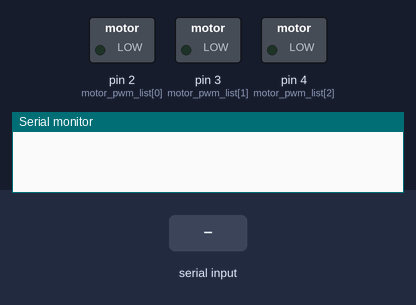
The sketch below on a simulated Arduino Mega 2560, built with avr-gcc and run on an emulated ATmega2560. Shown: switched loads named in the sketch (green lamp = pin HIGH), the last lines printed to the serial monitor. The test bench sets the inputs (shaded band).

Above: at 1.2 s.
1.3 s: byte 30 received over Serial
At 1.8 s:
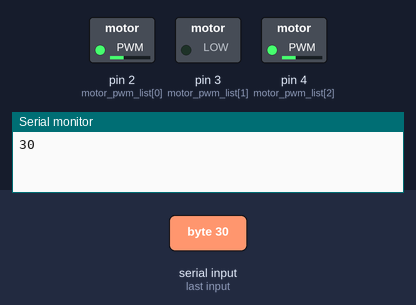
2.8 s: byte 90 received over Serial
At 4.0 s:
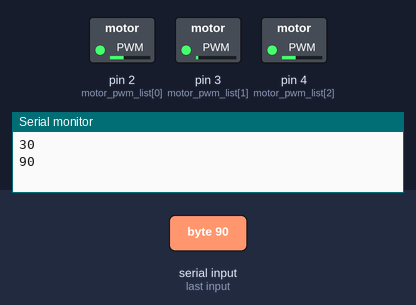
4.3 s: byte 120 received over Serial
At 5.3 s:
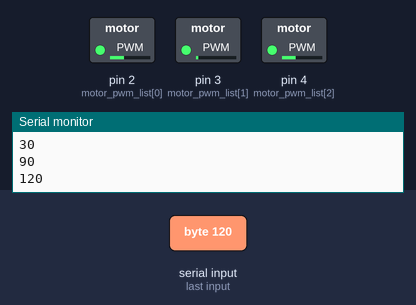
Timing chart, 0 to 7.3 s (numbered marks = the images above; inputs shaded):
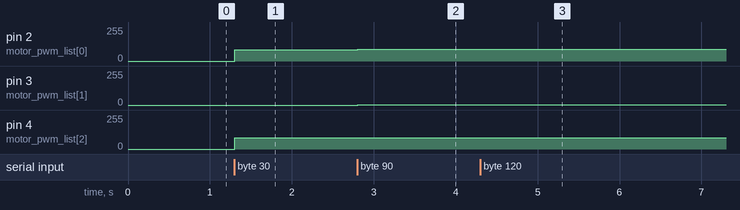

Measured:
- after the input at 1.3 s, pin 2 (motor_pwm_list[0]), pin 4 (motor_pwm_list[2]): 0/255 → 86/255 at once
- after the input at 2.8 s, pin 2 (motor_pwm_list[0]): 86/255 → 87/255 at once; pin 3 (motor_pwm_list[1]): 0/255 → 2/255 at once; pin 4 (motor_pwm_list[2]): 86/255 → 85/255 at once
- after the input at 4.3 s, pin 2 (motor_pwm_list[0]): 87/255 → 88/255 at once; pin 3 (motor_pwm_list[1]): 2/255 → 3/255 at once

The sketch:

now_end_J_M.ino
```cpp
//ジャイロ(MPU6050)
#include <Wire.h>
#include <MPU6050_6Axis_MotionApps20.h>

#define Gyro_X 58
#define Gyro_Y 19
#define Gyro_Z -1
#define Accel_Z 640

MPU6050 mpu;
static uint8_t mpuIntStatus;
static bool dmpReady = false;  // set true if DMP init was successful
static uint16_t packetSize;    // expected DMP packet size (default is 42 bytes)

int16_t  Gyro_Now = 0, Gyro = 0, Gyro_Offset = 0;
uint16_t fifoCount;
uint8_t fifoBuffer[64]; // FIFO storage buffer                 // orientation/motion vars
Quaternion q;           // [w, x, y, z]         quaternion container
VectorFloat gravity;    // [x, y, z]            gravity vector
float ypr[3];           // [yaw, pitch, roll]   yaw/pitch/roll container and gravity vector
//ジャイロ(MPU6050)

////////////////////////////////////////////////////////////////////////////////////////////////////
void setup() {
  Serial.begin(9600);
  //Wire.begin();
  //Gryo_Start();
}

//now
//   ↑/  \↓
//      ＿
//      ←
//think
//   ↑/  \↓
//      ＿
//      ←

void loop() {
  int irSensor = Serial.read();
  //Serial.println(irSensor);
  if(irSensor != -1){
    Serial.println(irSensor);
    //irSensor = irSensor;
    motorAngle(irSensor * 30);
  }

//  motorAngle(0);
//  delay(1000);
//  motorAngle(90);
//  delay(1000);
//  motorAngle(180);
//  delay(1000);
//  motorAngle(270);
//  delay(1000);
}

////////////////////////////////////////////////////////////////////////////////////////////////////

void motorAngle(int theta){
  int sita = theta;
  int power = 100;
  int M1;
  int M2;
  int M3;
  M1 = sin((sita - 60) * 3.14 / 180) * power;
  M2 = sin((sita - 180) * 3.14 / 180) * power;
  M3 = sin((sita - 300) * 3.14 / 180) * power;

  int SFlist[3] = {M1 , M2 , M3};

  //  M1 = abs(M1);
  //  M2 = abs(M2);
  //  M3 = abs(M3);

//  Serial.print(M1);
//  Serial.print("**");
//  Serial.print(M2);
//  Serial.print("**");
//  Serial.println(M3);

  int motor_all_list[3] = {49, 51, 53};
  int motor_pin_list[3] = {46, 48, 50};
  int motor_pwm_list[3] = {2, 3, 4};

  for (int MOTF = 0; MOTF <= 2; MOTF++) {
    int HL;
    digitalWrite(motor_all_list[MOTF] , HIGH);
    if (SFlist[MOTF] >= 0) {HL = LOW;} else {HL = HIGH;}
    digitalWrite(motor_pin_list[MOTF] , HL);
    analogWrite(motor_pwm_list[MOTF] , abs(SFlist[MOTF]));
  }
}

//ジャイロ(MPU6050)
void GyroGet() {
  mpuIntStatus = false;
  mpuIntStatus = mpu.getIntStatus();
  fifoCount = mpu.getFIFOCount();
  if ((mpuIntStatus & 0x10) || fifoCount == 1024) {
    mpu.resetFIFO();
  }
  else if (mpuIntStatus & 0x02) {
    while (fifoCount < packetSize) fifoCount = mpu.getFIFOCount();
    mpu.getFIFOBytes(fifoBuffer, packetSize);
    fifoCount -= packetSize;
    mpu.dmpGetQuaternion(&q, fifoBuffer);
    mpu.dmpGetGravity(&gravity, &q);
    mpu.dmpGetYawPitchRoll(ypr, &q, &gravity);
    Gyro_Now = degrees(ypr[0]) + 180;
    Gyro = Gyro_Now + Gyro_Offset;
    if (Gyro < 0) Gyro += 360;
    if (Gyro > 359) Gyro -= 360;
  }
}

void Gryo_Start() {
  mpu.initialize();
  if (mpu.testConnection() != true) {
    Serial.println("MPU disconection");
    while (true) {}
  }
  if (mpu.dmpInitialize() != 0) {
    Serial.println("MPU break");
    while (true) {}
  }
  mpu.setXGyroOffset(Gyro_X);
  mpu.setYGyroOffset(Gyro_Y);
  mpu.setZGyroOffset(Gyro_Z);
  mpu.setZAccelOffset(Accel_Z);
  mpu.setDMPEnabled(true);
  mpuIntStatus = mpu.getIntStatus();
  dmpReady = true;
  packetSize = mpu.dmpGetFIFOPacketSize();
}
//ジャイロ(MPU6050)
```
